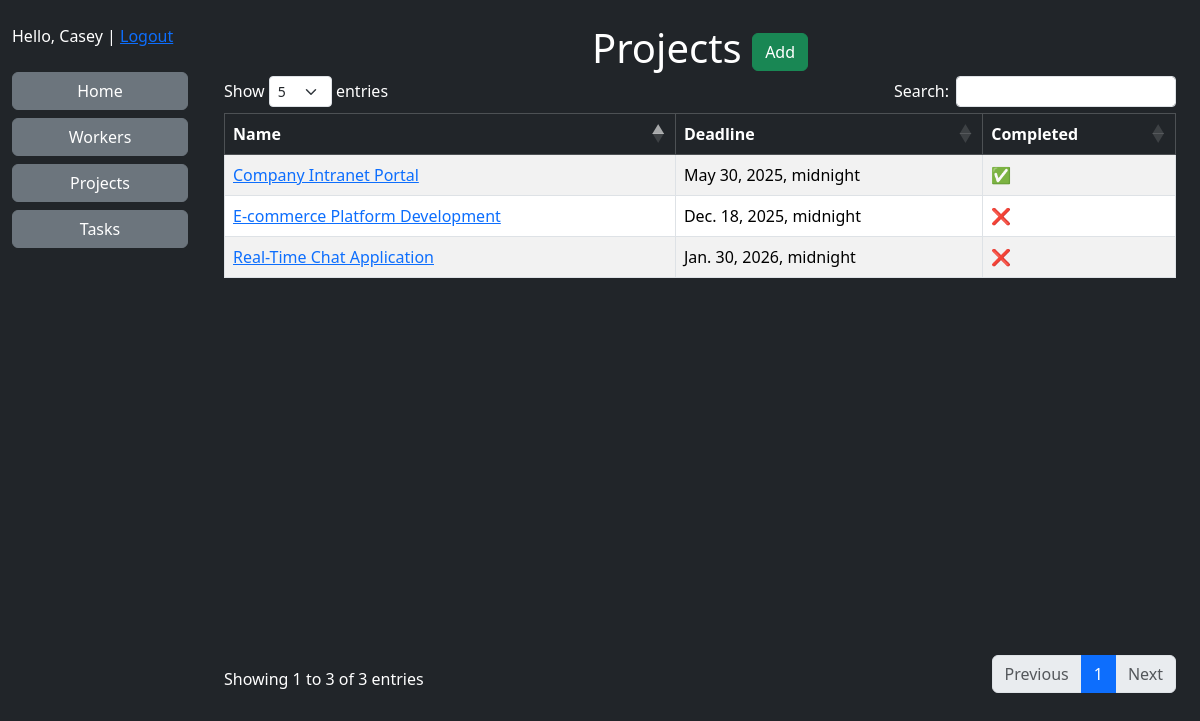
Screenshot of /projects/ (signed in) with the database file from the repository.
### manager/models.py (models this page shows, shortened)
class Worker(AbstractUser):
    position = models.ForeignKey(Position, on_delete=models.PROTECT, null=True, blank=True)
    class Meta:
        ordering = ('username',)

class Project(models.Model):
    name = models.CharField(max_length=100)
    description = models.TextField()
    deadline = models.DateTimeField()
    is_complete = models.BooleanField(default=False)
    class Meta:
        ordering = ('deadline',)

### manager/views.py (the view)
# urls.py: path("projects/", ProjectListView.as_view(), name="projects"),
class ProjectListView(LoginRequiredMixin, ListView):
    model = Project
    template_name = "manager/project_list.html"
    context_object_name = "projects"

### templates/manager/project_list.html (shortened to what this page needs)
{% extends "base.html" %}
{% block content %}
  <div class="container">
    <h1 class="text-center mb-1">Projects <a href="{% url 'manager:project-create' %}" class="btn btn-success">
      Add
    </a></h1>
    <table class="table table-striped table-hover table-bordered align-middle" id="myTable">
      <thead class="table-dark">
      <tr>
        <th scope="col">Name</th>
        <th scope="col">Deadline</th>
        <th scope="col">Completed</th>
      </tr>
      </thead>
      <tbody>
      {% for project in projects %}
        <tr>
          <td>
            <a href="{% url 'manager:project-detail' project.pk %}">
              {{ project.name }}
            </a>
          </td>
          <td>{{ project.deadline }}</td>
          <td>{{ project.is_complete|yesno:"✅,❌" }}</td>
        </tr>
      {% endfor %}
      </tbody>
    </table>
  </div>
{% endblock %}

### templates/includes/sidebar.html
{% if user.is_authenticated %}
  <p>Hello, {{ user.first_name }} | <a href="{% url 'manager:login' %}">Logout</a></p>
{% else %}
  <a href="{% url 'manager:login' %}">Login</a>
{% endif %}
<a href="{% url 'manager:index' %}" class="btn btn-secondary">Home</a>
<a href="{% url 'manager:workers' %}" class="btn btn-secondary">Workers</a>
<a href="{% url 'manager:projects' %}" class="btn btn-secondary">Projects</a>
<a href="{% url 'manager:tasks' %}" class="btn btn-secondary">Tasks</a>

### rows the page displays
Worker: first_name "Casey"
Project: name "Company Intranet Portal", deadline "May 30, 2025, midnight", is_complete "✅"
Project: name "E-commerce Platform Development", deadline "Dec. 18, 2025, midnight", is_complete "❌"
Project: name "Real-Time Chat Application", deadline "Jan. 30, 2026, midnight", is_complete "❌"
